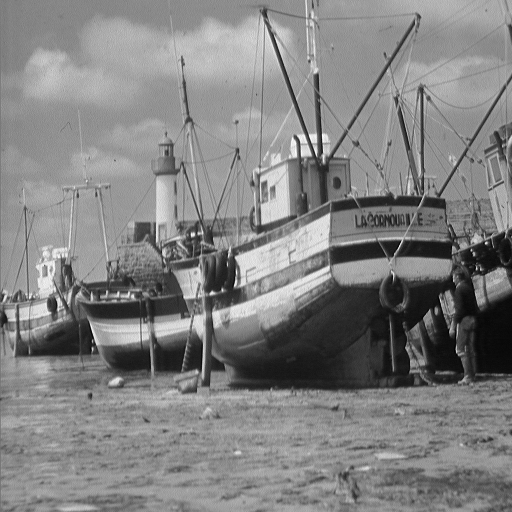
#> input picture IR2126_Practica4_MaxPuigSariдena/practica4/images/boat.512.tiff, 512 x 512 px
$ python ejercicio3.py
#> lines starting #> are read from the running program, lines starting #| are printed output that depends on the picture; long printed decimals are rounded
import skimage as ski
import matplotlib.pyplot as plt
import numpy as np
import scipy
import time

MASK_SIZES = list(range(3, 22, 2))
STD_DEV = 3

imagen = ski.io.imread("images/boat.512.tiff")
#> imagen is the input picture: shape (512, 512); min 0, max 255, mean 129.7
imagen = ski.util.img_as_float(imagen)

times2D, times1D = [], []
repeat = 10

for mask_size in MASK_SIZES:
    vector = scipy.signal.windows.gaussian(mask_size, STD_DEV)
    vector /= np.sum(vector)

    vectorH = vector.reshape(1, mask_size)
    vectorV = vector.reshape(mask_size, 1)

    matriz = vectorV @ vectorH

    inicio2D = time.time()
    for mean in range(repeat):
        res_convol2D = scipy.ndimage.convolve(imagen, matriz)
    fin2D = time.time()

    inicio1D = time.time()
    for mean in range(repeat):
        resH = scipy.ndimage.convolve(imagen, vectorH)
        res1D = scipy.ndimage.convolve(resH, vectorV)
    fin1D = time.time()

    times2D.append(float((fin2D - inicio2D) / repeat))
    times1D.append(float((fin1D - inicio1D) / repeat))
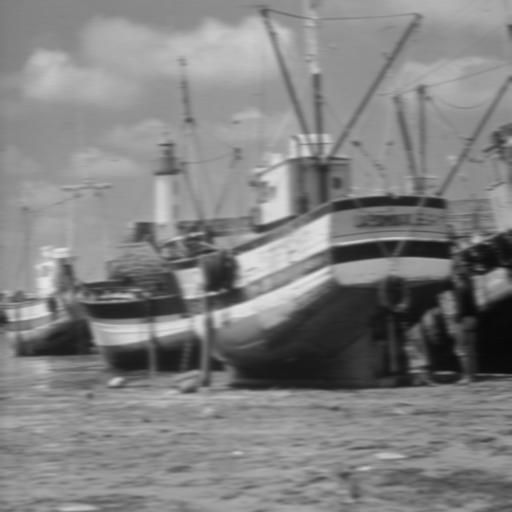
#> resH: shape (512, 512) float64; min 0.0343, max 0.897, mean 0.509
#> after the loop, times1D = [0.00491, 0.00619, 0.00588, 0.00623, 0.00848, 0.0113, 0.0138, 0.0166, 0.0191, 0.0219]; times2D = [0.00512, 0.00671, 0.0135, 0.0232, 0.033, 0.0474, 0.0623, 0.0797, 0.107, 0.126]
time1D = np.mean(times1D)
#> time1D = 0.0114
time2D = np.mean(times2D)
#> time2D = 0.0504
print("¿Obtenemos el mismo resultado?", np.allclose(res_convol2D, res1D))
print(f"Tiempo empleado con máscara  2D: {time2D:0.9f}")
#| Tiempo empleado con máscara  2D: 0.05038
print(f"Tiempo empleado con máscaras 1D: {time1D:0.9f}")
#| Tiempo empleado con máscaras 1D: 0.01143
print(f"Factor 2D/1D: {time2D / time1D:0.2f}")
#| Factor 2D/1D: 4.41
fig, axs = plt.subplots(1, 3, layout="constrained")
axs[0].imshow(imagen, cmap=plt.cm.gray)
axs[0].axis('off')
axs[1].plot(MASK_SIZES, times2D, 'r-', label='2D')
axs[1].plot(MASK_SIZES, times1D, 'b-', label='1D')
axs[2].axis('off')
plt.show()
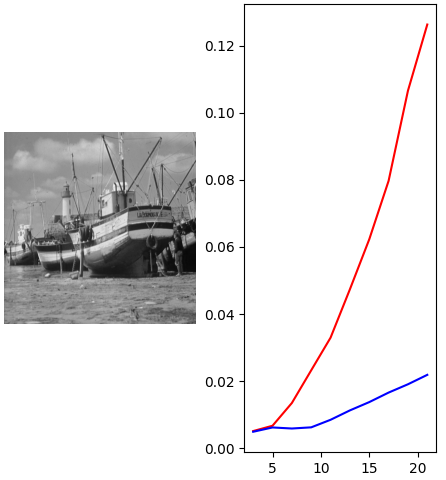
#> figure drawn by matplotlib, 2 panels; panel 2: curve peaks at x = 21, y = 0.126; panel 2: curve peaks at x = 21, y = 0.0219
